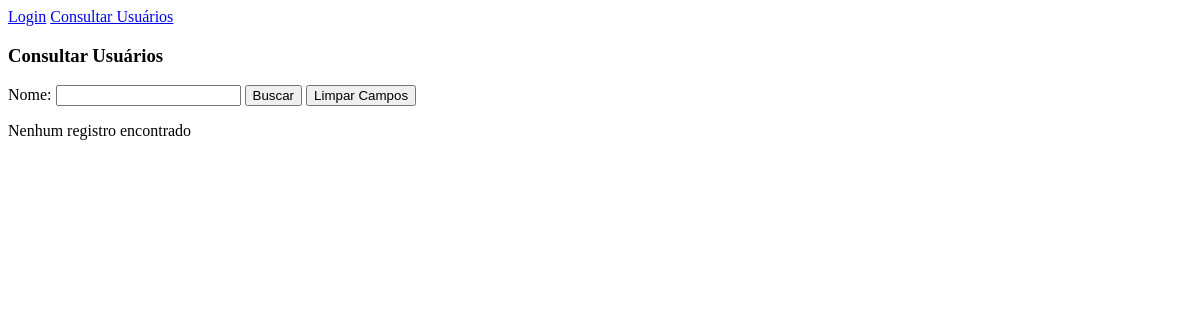
Page /consultar.php?nome=adm on the earlier database version.
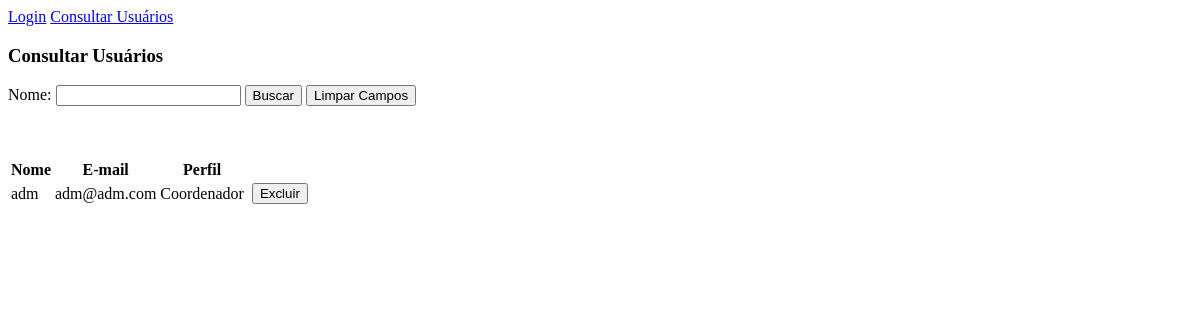
Same page on the later database version.
### tables this page shows
create table usuario(
        id int primary key auto_increment,
        nome varchar(40) not null,
        email varchar(40) unique not null,
        senha varchar(50) not null,
        perfil int(1)

);

### consultar.php (the view, shortened to what this page needs)
<html>
<head>
</head>
<body>
    <a href="index.php">Login</a>
    <a href="consultar.php">Consultar Usuários</a>
    <h3 class="page-header">Consultar Usuários</h3>
    <form action="consultar.php" method="get">
        Nome: <input type="text" required name="nome" />
        <input type="submit" value="Buscar" />
        <input type="reset" value="Limpar Campos" />
    </form>
    <?php
    if (isset($_GET["nome"])) {
        if ($_GET["nome"] != "") {
            $nome = $_GET["nome"];
            $sql = "select * from  usuario where nome like '$nome%' ";
            $resultado = mysqli_query($con, $sql);
            if (mysqli_num_rows($resultado) > 0) {
    ?>
                <br><br>
                <table>
                    <tr>
                        <th>Nome</th>
                        <th>E-mail</th>
                        <th>Perfil</th>
                    </tr>
                    <?php
                    while ($row = mysqli_fetch_array($resultado)) {
                    ?>
                        <tr>
                            <td><?php echo $row["nome"]; ?></td>
                            <td><?php echo $row["email"]; ?></td>
                            <?php
                            switch ($row["perfil"]) {
                                case 2:
                                    $p = "Coordenador";
                                    break;
                            }
                            ?>
                            <td><?php echo $p; ?></td>
                            <td>
                            <td>
                                <a href="#" onclick="excluir(<?php echo $row["id"]; ?>)">
                                    <button>Excluir</button></a>
                            </td>
                        </tr>
                    <?php
                    }
                    ?>
                </table>
    <?php
            } else {
                echo "Nenhum registro encontrado";
            }
        }
    }
    ?>
</body>
</html>

Differences in the rows shown:
now on this page (row edited): usuario: nome "adm", email "adm@adm.com", perfil "Coordenador"
Other differences:
text no longer shown: "Nenhum registro encontrado"
text now shown: "Nome E-mail Perfil"
